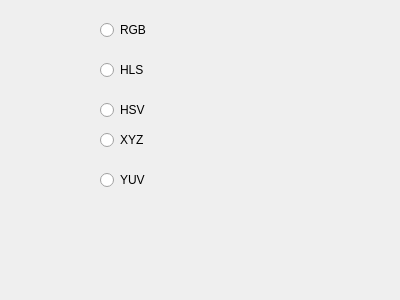
<?xml version="1.0" encoding="UTF-8"?>
<ui version="4.0">
 <class>Modelo_color</class>
 <widget class="QDialog" name="Modelo_color">
  <property name="geometry">
   <rect>
    <x>0</x>
    <y>0</y>
    <width>400</width>
    <height>300</height>
   </rect>
  </property>
  <property name="windowTitle">
   <string>Dialog</string>
  </property>
  <widget class="QRadioButton" name="radioButton">
   <property name="geometry">
    <rect>
     <x>100</x>
     <y>20</y>
     <width>95</width>
     <height>20</height>
    </rect>
   </property>
   <property name="text">
    <string>RGB</string>
   </property>
  </widget>
  <widget class="QRadioButton" name="radioButton_2">
   <property name="geometry">
    <rect>
     <x>100</x>
     <y>60</y>
     <width>95</width>
     <height>20</height>
    </rect>
   </property>
   <property name="text">
    <string>HLS</string>
   </property>
  </widget>
  <widget class="QRadioButton" name="radioButton_3">
   <property name="geometry">
    <rect>
     <x>100</x>
     <y>100</y>
     <width>95</width>
     <height>20</height>
    </rect>
   </property>
   <property name="text">
    <string>HSV</string>
   </property>
  </widget>
  <widget class="QRadioButton" name="radioButton_4">
   <property name="geometry">
    <rect>
     <x>100</x>
     <y>130</y>
     <width>95</width>
     <height>20</height>
    </rect>
   </property>
   <property name="text">
    <string>XYZ</string>
   </property>
  </widget>
  <widget class="QRadioButton" name="radioButton_5">
   <property name="geometry">
    <rect>
     <x>100</x>
     <y>170</y>
     <width>95</width>
     <height>20</height>
    </rect>
   </property>
   <property name="text">
    <string>YUV</string>
   </property>
  </widget>
 </widget>
 <resources/>
 <connections/>
</ui>
